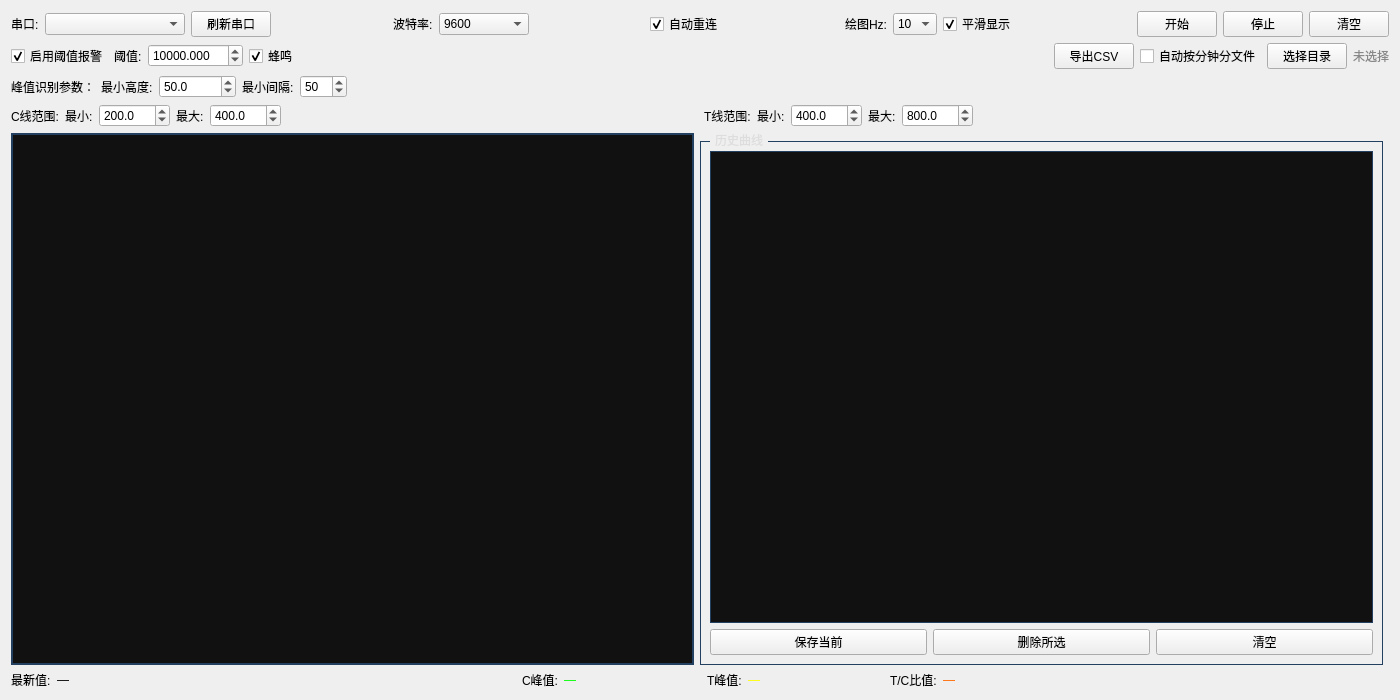
<?xml version="1.0" encoding="UTF-8"?>
<ui version="4.0">
 <class>Form</class>
 <widget class="QWidget" name="Form">
  <property name="geometry">
   <rect><x>0</x><y>0</y><width>1400</width><height>700</height></rect>
  </property>
  <property name="windowTitle">
   <string>荧光显示仪（C/T峰值版）</string>
  </property>
  <layout class="QVBoxLayout" name="rootLayout">
    <item>
     <layout class="QHBoxLayout" name="topLayout">
      <item>
       <widget class="QLabel" name="labelPort">
        <property name="text">
         <string>串口:</string>
        </property>
       </widget>
      </item>
      <item>
       <widget class="QComboBox" name="portCB">
        <property name="minimumSize">
         <size>
          <width>140</width>
          <height>0</height>
         </size>
        </property>
       </widget>
      </item>
      <item>
       <widget class="QPushButton" name="refreshBtn">
        <property name="text">
         <string>刷新串口</string>
        </property>
       </widget>
      </item>
      <item>
       <spacer name="spacerTop1">
        <property name="orientation">
         <enum>Qt::Horizontal</enum>
        </property>
        <property name="sizeHint" stdset="0">
         <size>
          <width>8</width>
          <height>10</height>
         </size>
        </property>
       </spacer>
      </item>
      <item>
       <widget class="QLabel" name="labelBaud">
        <property name="text">
         <string>波特率:</string>
        </property>
       </widget>
      </item>
      <item>
       <widget class="QComboBox" name="baudCB">
        <property name="minimumSize">
         <size>
          <width>90</width>
          <height>0</height>
         </size>
        </property>
        <item>
         <property name="text"><string>9600</string></property>
        </item>
        <item>
         <property name="text"><string>19200</string></property>
        </item>
        <item>
         <property name="text"><string>38400</string></property>
        </item>
        <item>
         <property name="text"><string>57600</string></property>
        </item>
        <item>
         <property name="text"><string>115200</string></property>
        </item>
       </widget>
      </item>
      <item>
       <spacer name="spacerTop2">
        <property name="orientation"><enum>Qt::Horizontal</enum></property>
        <property name="sizeHint" stdset="0">
         <size><width>12</width><height>10</height></size>
        </property>
       </spacer>
      </item>
      <item>
       <widget class="QCheckBox" name="reconnectChk">
        <property name="text"><string>自动重连</string></property>
        <property name="checked"><bool>true</bool></property>
       </widget>
      </item>
      <item>
       <spacer name="spacerTop3">
        <property name="orientation"><enum>Qt::Horizontal</enum></property>
        <property name="sizeHint" stdset="0">
         <size><width>12</width><height>10</height></size>
        </property>
       </spacer>
      </item>
      <item>
       <widget class="QLabel" name="labelFps">
        <property name="text"><string>绘图Hz:</string></property>
       </widget>
      </item>
      <item>
       <widget class="QComboBox" name="fpsCB">
        <item><property name="text"><string>10</string></property></item>
        <item><property name="text"><string>20</string></property></item>
        <item><property name="text"><string>30</string></property></item>
        <property name="currentText"><string>20</string></property>
       </widget>
      </item>
      <item>
       <widget class="QCheckBox" name="smoothChk">
        <property name="text"><string>平滑显示</string></property>
        <property name="checked"><bool>true</bool></property>
       </widget>
      </item>
      <item>
       <spacer name="spacerTopStretch">
        <property name="orientation"><enum>Qt::Horizontal</enum></property>
        <property name="sizeType"><enum>QSizePolicy::Expanding</enum></property>
        <property name="sizeHint" stdset="0">
         <size><width>40</width><height>10</height></size>
        </property>
       </spacer>
      </item>
      <item>
       <widget class="QPushButton" name="startBtn">
        <property name="text"><string>开始</string></property>
       </widget>
      </item>
      <item>
       <widget class="QPushButton" name="stopBtn">
        <property name="text"><string>停止</string></property>
       </widget>
      </item>
      <item>
       <widget class="QPushButton" name="clearBtn">
        <property name="text"><string>清空</string></property>
       </widget>
      </item>
     </layout>
    </item>

    <item>
     <layout class="QHBoxLayout" name="midLayout">
      <item>
       <widget class="QCheckBox" name="alarmEnableChk">
        <property name="text"><string>启用阈值报警</string></property>
        <property name="checked"><bool>true</bool></property>
       </widget>
      </item>
      <item>
       <widget class="QLabel" name="labelTh">
        <property name="text"><string>阈值:</string></property>
       </widget>
      </item>
      <item>
       <widget class="QDoubleSpinBox" name="thSpin">
        <property name="minimum"><double>-1000000000000.0</double></property>
        <property name="maximum"><double>1000000000000.0</double></property>
        <property name="decimals"><number>3</number></property>
        <property name="singleStep"><double>10.0</double></property>
        <property name="value"><double>10000.0</double></property>
       </widget>
      </item>
      <item>
       <widget class="QCheckBox" name="beepChk">
        <property name="text"><string>蜂鸣</string></property>
        <property name="checked"><bool>true</bool></property>
       </widget>
      </item>
      <item>
       <spacer name="spacerMidStretch">
        <property name="orientation"><enum>Qt::Horizontal</enum></property>
        <property name="sizeType"><enum>QSizePolicy::Expanding</enum></property>
        <property name="sizeHint" stdset="0">
         <size><width>40</width><height>10</height></size>
        </property>
       </spacer>
      </item>
      <item>
       <widget class="QPushButton" name="exportBtn">
        <property name="text"><string>导出CSV</string></property>
       </widget>
      </item>
      <item>
       <widget class="QCheckBox" name="autoSaveChk">
        <property name="text"><string>自动按分钟分文件</string></property>
        <property name="checked"><bool>false</bool></property>
       </widget>
      </item>
      <item>
       <widget class="QPushButton" name="pickDirBtn">
        <property name="text"><string>选择目录</string></property>
       </widget>
      </item>
      <item>
       <widget class="QLabel" name="dirLab">
        <property name="text"><string>未选择</string></property>
        <property name="styleSheet"><string>color: #888;</string></property>
       </widget>
      </item>
     </layout>
    </item>

    <item>
     <layout class="QHBoxLayout" name="peakParamLayout">
      <item>
       <widget class="QLabel" name="labelPeakParam">
        <property name="text"><string>峰值识别参数：</string></property>
       </widget>
      </item>
      <item>
       <widget class="QLabel" name="labelMinHeight">
        <property name="text"><string>最小高度:</string></property>
       </widget>
      </item>
      <item>
       <widget class="QDoubleSpinBox" name="peakHeightSpin">
        <property name="minimum"><double>0.0</double></property>
        <property name="maximum"><double>1000000.0</double></property>
        <property name="decimals"><number>1</number></property>
        <property name="value"><double>50.0</double></property>
        <property name="toolTip"><string>最小峰值高度（过滤噪声峰）</string></property>
       </widget>
      </item>
      <item>
       <widget class="QLabel" name="labelMinDist">
        <property name="text"><string>最小间隔:</string></property>
       </widget>
      </item>
      <item>
       <widget class="QSpinBox" name="peakDistanceSpin">
        <property name="minimum"><number>10</number></property>
        <property name="maximum"><number>500</number></property>
        <property name="value"><number>50</number></property>
        <property name="toolTip"><string>峰值最小间隔（确保C/T峰相隔较远）</string></property>
       </widget>
      </item>
      <item>
       <spacer name="spacerPeakStretch">
        <property name="orientation"><enum>Qt::Horizontal</enum></property>
        <property name="sizeType"><enum>QSizePolicy::Expanding</enum></property>
        <property name="sizeHint" stdset="0">
         <size><width>40</width><height>10</height></size>
        </property>
       </spacer>
      </item>
     </layout>
    </item>

    <item>
     <layout class="QHBoxLayout" name="rangeLayout">
      <item>
       <widget class="QLabel" name="labelCRange">
        <property name="text"><string>C线范围:</string></property>
       </widget>
      </item>
      <item>
       <widget class="QLabel" name="labelCMin">
        <property name="text"><string>最小:</string></property>
       </widget>
      </item>
      <item>
       <widget class="QDoubleSpinBox" name="cMinSpin">
        <property name="minimum"><double>0.0</double></property>
        <property name="maximum"><double>10000.0</double></property>
        <property name="decimals"><number>1</number></property>
        <property name="value"><double>200.0</double></property>
        <property name="toolTip"><string>C线最小横坐标</string></property>
       </widget>
      </item>
      <item>
       <widget class="QLabel" name="labelCMax">
        <property name="text"><string>最大:</string></property>
       </widget>
      </item>
      <item>
       <widget class="QDoubleSpinBox" name="cMaxSpin">
        <property name="minimum"><double>0.0</double></property>
        <property name="maximum"><double>10000.0</double></property>
        <property name="decimals"><number>1</number></property>
        <property name="value"><double>400.0</double></property>
        <property name="toolTip"><string>C线最大横坐标</string></property>
       </widget>
      </item>

      <item>
       <spacer name="spacerRangeGap">
        <property name="orientation"><enum>Qt::Horizontal</enum></property>
        <property name="sizeHint" stdset="0">
         <size><width>30</width><height>10</height></size>
        </property>
       </spacer>
      </item>

      <item>
       <widget class="QLabel" name="labelTRange">
        <property name="text"><string>T线范围:</string></property>
       </widget>
      </item>
      <item>
       <widget class="QLabel" name="labelTMin">
        <property name="text"><string>最小:</string></property>
       </widget>
      </item>
      <item>
       <widget class="QDoubleSpinBox" name="tMinSpin">
        <property name="minimum"><double>0.0</double></property>
        <property name="maximum"><double>10000.0</double></property>
        <property name="decimals"><number>1</number></property>
        <property name="value"><double>400.0</double></property>
        <property name="toolTip"><string>T线最小横坐标</string></property>
       </widget>
      </item>
      <item>
       <widget class="QLabel" name="labelTMax">
        <property name="text"><string>最大:</string></property>
       </widget>
      </item>
      <item>
       <widget class="QDoubleSpinBox" name="tMaxSpin">
        <property name="minimum"><double>0.0</double></property>
        <property name="maximum"><double>10000.0</double></property>
        <property name="decimals"><number>1</number></property>
        <property name="value"><double>800.0</double></property>
        <property name="toolTip"><string>T线最大横坐标</string></property>
       </widget>
      </item>

      <item>
       <spacer name="spacerRangeStretch">
        <property name="orientation"><enum>Qt::Horizontal</enum></property>
        <property name="sizeType"><enum>QSizePolicy::Expanding</enum></property>
        <property name="sizeHint" stdset="0">
         <size><width>40</width><height>10</height></size>
        </property>
       </spacer>
      </item>
     </layout>
    </item>

    <item>
     <layout class="QHBoxLayout" name="mainLayout">
      <item>
       <widget class="QPlainTextEdit" name="textBox">
        <property name="readOnly"><bool>true</bool></property>
        <property name="maximumBlockCount"><number>2000</number></property>
        <property name="styleSheet"><string>QPlainTextEdit { background-color: #111; color: #0f0; border: 2px solid #244061; }</string></property>
       </widget>
      </item>

      <!-- 历史曲线面板：勾选显示/隐藏历史曲线 -->
      <item>
       <widget class="QGroupBox" name="historyGroup">
        <property name="title">
         <string>历史曲线</string>
        </property>
        <property name="minimumSize">
         <size>
          <width>260</width>
          <height>0</height>
         </size>
        </property>
        <property name="styleSheet">
         <string>QGroupBox { color: #ddd; border: 1px solid #244061; margin-top: 8px; }
QGroupBox::title { subcontrol-origin: margin; left: 10px; padding: 0 3px; }
QListWidget { background-color: #111; color: #ddd; border: 1px solid #244061; }
QPushButton { padding: 3px 8px; }</string>
        </property>
        <layout class="QVBoxLayout" name="historyLayout">
         <item>
          <widget class="QListWidget" name="historyList">
           <property name="alternatingRowColors">
            <bool>true</bool>
           </property>
          </widget>
         </item>
         <item>
          <layout class="QHBoxLayout" name="historyBtnLayout">
           <item>
            <widget class="QPushButton" name="saveRunBtn">
             <property name="text">
              <string>保存当前</string>
             </property>
            </widget>
           </item>
           <item>
            <widget class="QPushButton" name="removeRunBtn">
             <property name="text">
              <string>删除所选</string>
             </property>
            </widget>
           </item>
           <item>
            <widget class="QPushButton" name="clearHistoryBtn">
             <property name="text">
              <string>清空</string>
             </property>
            </widget>
           </item>
          </layout>
         </item>
        </layout>
       </widget>
      </item>

      <item>
       <widget class="QWidget" name="plotContainer">
        <layout class="QVBoxLayout" name="plotLayout">
         <property name="leftMargin"><number>0</number></property>
         <property name="topMargin"><number>0</number></property>
         <property name="rightMargin"><number>0</number></property>
         <property name="bottomMargin"><number>0</number></property>
        </layout>
       </widget>
      </item>
     </layout>
    </item>

    <item>
     <layout class="QHBoxLayout" name="bottomLayout">
      <item>
       <layout class="QHBoxLayout" name="latestLayout">
        <item>
         <widget class="QLabel" name="labelLatest">
          <property name="text"><string>最新值:</string></property>
         </widget>
        </item>
        <item>
         <widget class="QLabel" name="latestLab">
          <property name="text"><string>—</string></property>
         </widget>
        </item>
        <item>
         <widget class="QLabel" name="rawLab">
          <property name="text"><string></string></property>
          <property name="styleSheet"><string>color:#888;</string></property>
         </widget>
        </item>
       </layout>
      </item>

      <item>
       <spacer name="spacerBottomGap">
        <property name="orientation"><enum>Qt::Horizontal</enum></property>
        <property name="sizeHint" stdset="0">
         <size><width>50</width><height>10</height></size>
        </property>
       </spacer>
      </item>

      <item>
       <layout class="QHBoxLayout" name="peakLayout">
        <item>
         <widget class="QLabel" name="labelCPeak">
          <property name="text"><string>C峰值:</string></property>
         </widget>
        </item>
        <item>
         <widget class="QLabel" name="cPeakLab">
          <property name="text"><string>—</string></property>
          <property name="styleSheet"><string>color: #00ff00;</string></property>
         </widget>
        </item>
        <item>
         <spacer name="spacerPeakGap1">
          <property name="orientation"><enum>Qt::Horizontal</enum></property>
          <property name="sizeHint" stdset="0"><size><width>20</width><height>10</height></size></property>
         </spacer>
        </item>
        <item>
         <widget class="QLabel" name="labelTPeak">
          <property name="text"><string>T峰值:</string></property>
         </widget>
        </item>
        <item>
         <widget class="QLabel" name="tPeakLab">
          <property name="text"><string>—</string></property>
          <property name="styleSheet"><string>color: #ffff00;</string></property>
         </widget>
        </item>
        <item>
         <spacer name="spacerPeakGap2">
          <property name="orientation"><enum>Qt::Horizontal</enum></property>
          <property name="sizeHint" stdset="0"><size><width>20</width><height>10</height></size></property>
         </spacer>
        </item>
        <item>
         <widget class="QLabel" name="labelRatio">
          <property name="text"><string>T/C比值:</string></property>
         </widget>
        </item>
        <item>
         <widget class="QLabel" name="ratioLab">
          <property name="text"><string>—</string></property>
          <property name="styleSheet"><string>color: #ff6600;</string></property>
         </widget>
        </item>
       </layout>
      </item>

      <item>
       <spacer name="spacerBottomStretch">
        <property name="orientation"><enum>Qt::Horizontal</enum></property>
        <property name="sizeType"><enum>QSizePolicy::Expanding</enum></property>
        <property name="sizeHint" stdset="0"><size><width>40</width><height>10</height></size></property>
       </spacer>
      </item>
     </layout>
    </item>
   </layout>
 </widget>
 <resources/>
 <connections/>
</ui>
